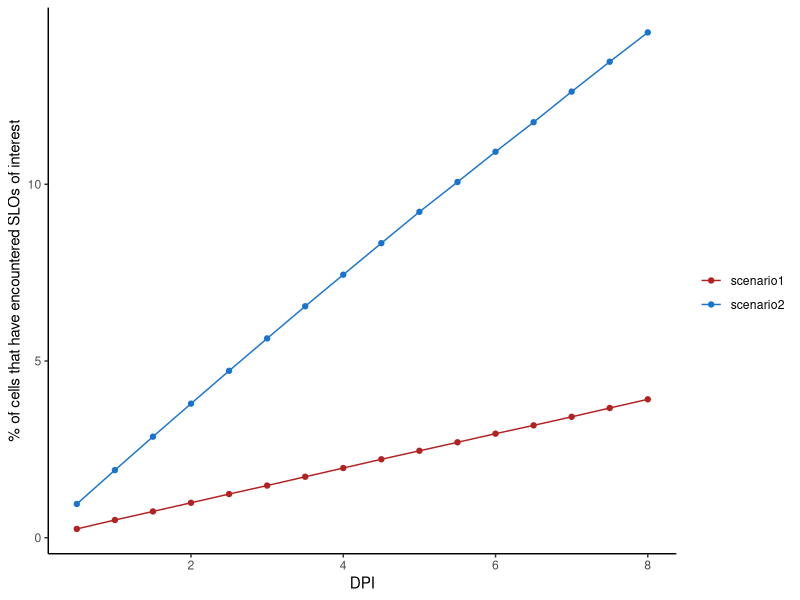

R code for this plot:
library(ggplot2)
library(dplyr)

# Setup key variables
n_cells <- 1000000 # In theory, we'd want the number of T cells in a mouse but any sufficiently large number is fine
n_SLO <- 400
n_chemotaxis <- 5 # number of SLOs affected by chemotaxis
n_count_SLOs_as_hits <- 1 # how many SLOs do we want to see as "seen" ? 5? 1?
weight_chemotaxis <- 4 # number greater than 1 that ascribes the additional amount of probability to be placed on the SLOs
non_chemotaxis_SLOs <- n_SLO-n_chemotaxis
n_rounds <- 16 # One round = 12 hours; so n_rounds/2 is number of days

scenario_1_mat <- matrix(rep(0, n_rounds*n_cells), nrow = n_cells)
scenario_2_mat <- scenario_1_mat

set.seed(14651)

# Loop is nasty in R but most readable
for(i in 1:n_rounds){
  
  # assign a SLO for each cell under a uniform probability model
  slo_assign_scenario1 <- sample(1:n_SLO, size = n_cells, replace = TRUE, prob = rep(1/n_SLO, n_SLO) )
  
  # assign a SLO for each cell under a model accounting for chemotaxis variation
  
  # In an old version, I use the total weight_chemotaxis to represent how much to use
  # e.g. 10% of total probability 
  #prob_vec_scenario2 <- c(rep(weight_chemotaxis/n_chemotaxis, n_chemotaxis), 
  #              rep((1-weight_chemotaxis)/(non_chemotaxis_SLOs), non_chemotaxis_SLOs))
  
  p_nu <- 1/(weight_chemotaxis*n_chemotaxis + 1*(n_SLO-n_chemotaxis))
  prob_vec_scenario2 <- c(rep(p_nu*weight_chemotaxis, n_chemotaxis),
                          rep(p_nu, n_SLO-n_chemotaxis))
  slo_assign_scenario2 <- sample(1:n_SLO, size = n_cells, replace = TRUE, prob = prob_vec_scenario2 )
  
  if(i > 1){
    scenario_1_mat[,i] <- (slo_assign_scenario1 <= n_count_SLOs_as_hits) | scenario_1_mat[,i-1]  # for cumulative counting
    scenario_2_mat[,i] <- (slo_assign_scenario2 <= n_count_SLOs_as_hits) | scenario_2_mat[,i-1]  # for cumulative counting
  } else {
    scenario_1_mat[,i] <- slo_assign_scenario1 <= n_count_SLOs_as_hits
    scenario_2_mat[,i] <- slo_assign_scenario2 <= n_count_SLOs_as_hits
  }
}

data.frame(
  DPI = 1:n_rounds/2,  # divide by 2 b/c we're saying there's turnover every 
  scenario1 = colMeans(scenario_1_mat), 
  scenario2 = colMeans(scenario_2_mat)
) %>% reshape2::melt(id.vars = "DPI") -> melted_df

ggplot(melted_df, aes(x = DPI, y = value *100, color = variable)) + 
  geom_point() + geom_line() +
  labs(x = "DPI", y = "% of cells that have encountered SLOs of interest", color = "") +
  theme_classic()+ scale_color_manual(values = c("firebrick", "dodgerblue3"))
  